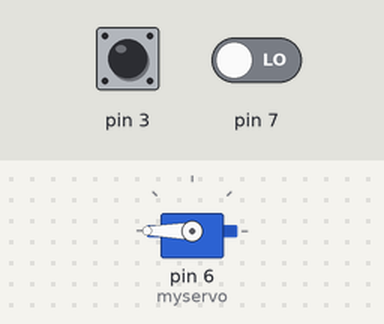
Bench run of a sketch on a simulated Arduino Uno, built with avr-gcc and run on an emulated ATmega328P. On the bench: servo. The inputs (shaded band) are chosen by the test bench; at power-on: pin 7 LOW, pin 3 HIGH.

Above: at 1.2 s.
1.3 s: pin 7 driven HIGH
At 1.6 s:
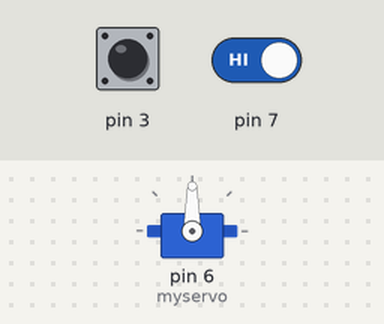
2.8 s: pin 7 driven LOW
At 3.9 s:
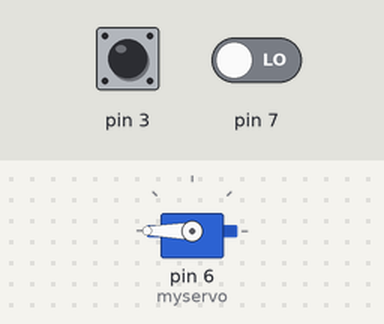
Timing chart, 0 to 5.8 s (numbered marks = the images above; inputs shaded):
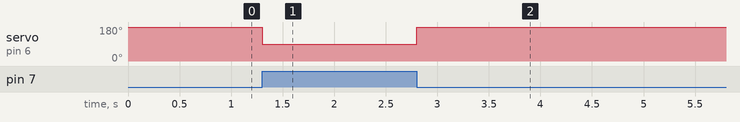

The sketch:

servocheck.ino
```cpp
#include <Servo.h>

Servo myservo;


void setup() {
  pinMode(3, INPUT);
  pinMode(7,INPUT);

  myservo.attach(6);
  myservo.write(90);


}

void loop() {
  if(digitalRead(3) == 0 || digitalRead(7) ==0 ){
    myservo.write(180);
  }
  else{
    myservo.write(90);
  }

}
```

Measured:
- after the input at 1.3 s, servo on pin 6 (myservo): 180° → 90° at once
- after the input at 2.8 s, servo on pin 6 (myservo): 90° → 180° at once
